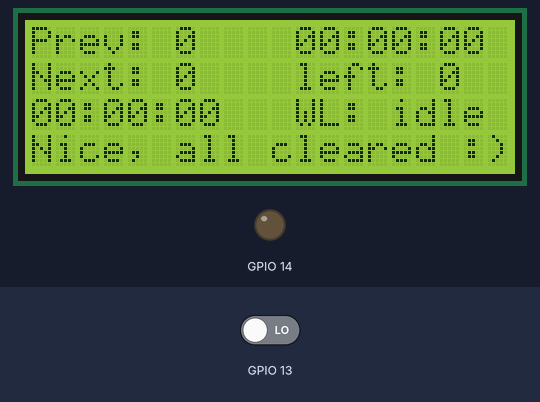
A sketch run on a simulated ESP8266 (NodeMCU). Shown: 20×4 character LCD, output pins drawn as LEDs (lit = HIGH). The test bench sets the inputs (shaded band); at power-on: GPIO 13 LOW.

Above: at 0.2 s.
At 4.1 s:
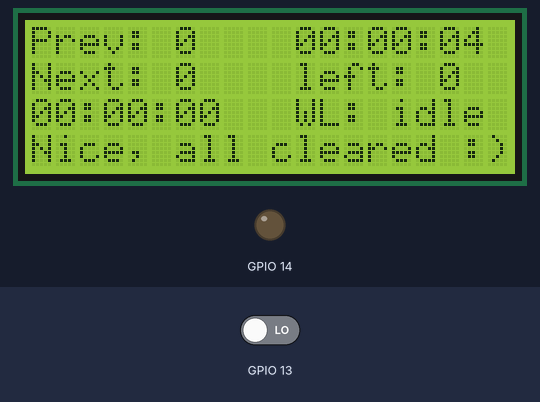
At 12.1 s:
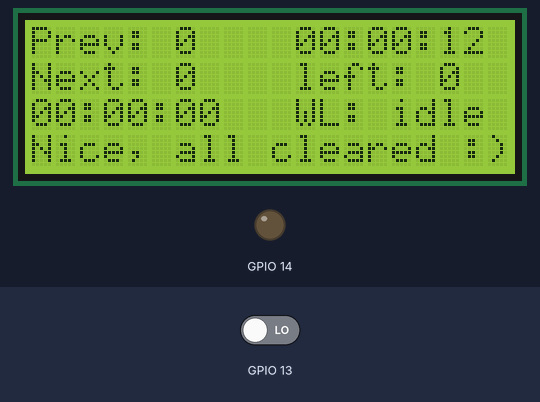
At 16.1 s:
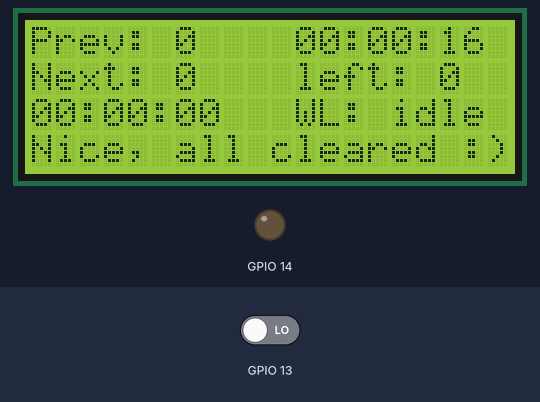
At 27.2 s:
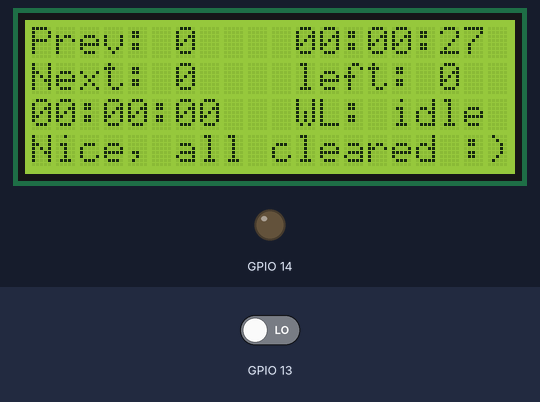
At 38.1 s:
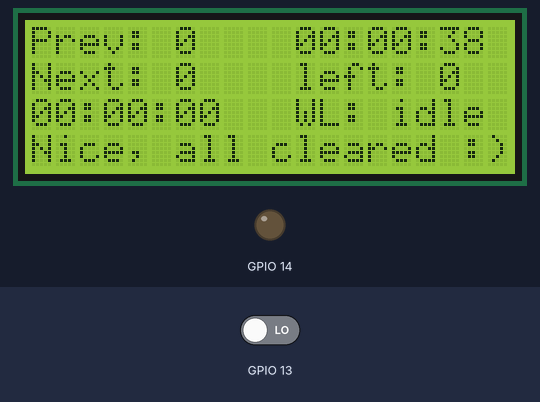

The sketch:

pillbox.ino
```cpp
#include "libs\alarmClock.h"
#include "libs\hardwareSetup.h"
#include "libs\workDivider.h"

#if defined(NODEMCU)
#include "libs\espConfig.h"
#endif // NODEMCU

void setup()
{
    hardwareInit();
    startWifi();
}

void loop()
{
    mTask.doWork();

#if defined(NODEMCU)
    yield();
    dnsServer.processNextRequest();
    server.handleClient(); // Listen for HTTP requests from clients
#endif                     // NODEMCU
}
```

Measured:
- what the display in image 0 shows lasts 0.9 s, from 0.2 s to 1.1 s
- what the display in image 1 shows lasts 1.0 s, from 4.1 s to 5.1 s
- what the display in image 3 shows lasts 1.0 s, from 16.1 s to 17.1 s
